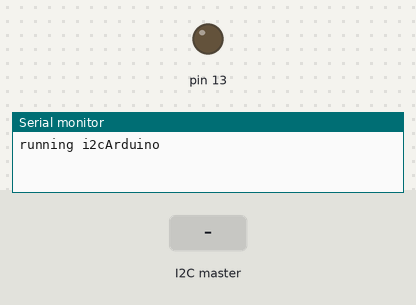
Bench run of a sketch on a simulated Arduino Uno, built with avr-gcc and run on an emulated ATmega328P. On the bench: output pins drawn as LEDs (lit = HIGH), the last lines printed to the serial monitor. The test bench sets the inputs (shaded band).

Above: at 1.2 s.
1.3 s: the I2C master sends the byte 1
At 2.5 s:
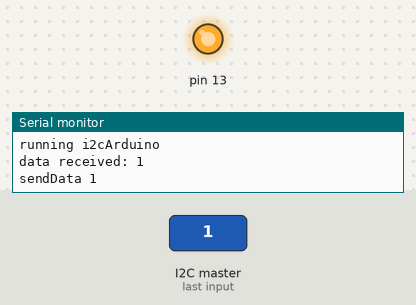
2.8 s: the I2C master sends "E"
Timing chart, 0 to 5.8 s (numbered marks = the images above; inputs shaded):
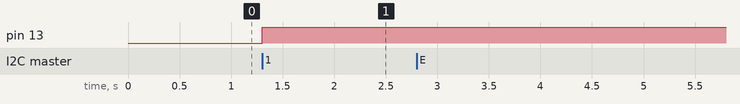

The sketch:

i2cArduino.ino
```cpp
#include <Wire.h>

/*
 * arduino A4 ---> RasPi SDA1 (pin 3)
 * arduino A5 ---> RasPi SCL1 (pin 5)
 */

#define SLAVE_ADDRESS 0x04
int number = 0;
int state = 0;
int testint;

void setup() {
    pinMode(13, OUTPUT);
    Serial.begin(9600);         // start serial for output
    // initialize i2c as slave
    Wire.begin(SLAVE_ADDRESS);

    // define callbacks for i2c communication
    Wire.onReceive(receiveData);
    Wire.onRequest(sendData);

    Serial.println("running i2cArduino");
}

void loop() {
    delay(100);
}

// callback for received data
void receiveData(int byteCount){

    while(Wire.available()) {
        number = Wire.read();
        if (Wire.available() > 1)  // at least 2 bytes
        {
          number = Wire.read() * 256 + Wire.read();
        }

        if(number == 69){
          Serial.println("nice");

        }
        Serial.print("data received: ");
        Serial.println(number);
        testint = number * 2;

        sendData();
        if (number == 1){
            if (state == 0){
                digitalWrite(13, HIGH); // set the LED on
                state = 1;
            }
            else{
                digitalWrite(13, LOW); // set the LED off
                state = 0;
            }
         }
     }
}

// callback for sending data
void sendData(){

    Wire.write(number);
    Serial.print("sendData "); Serial.println(number);
}

void sendConfirmation(int a){
  int b = a;
  Wire.write(b);
  Serial.print("sent confirmation ");Serial.println(b);
}
```

Measured:
- after the input at 1.3 s, pin 13: LOW → HIGH at once
